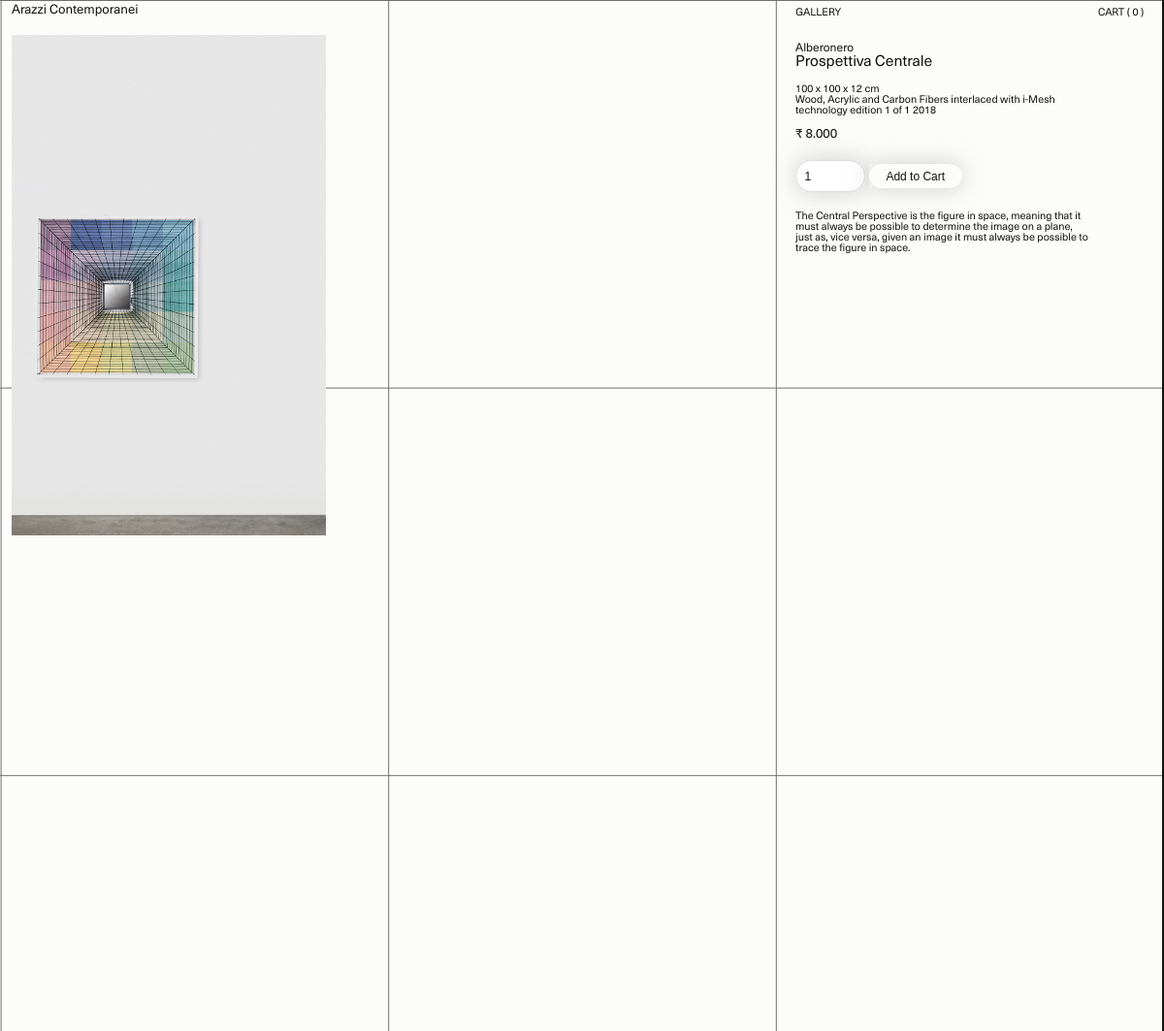
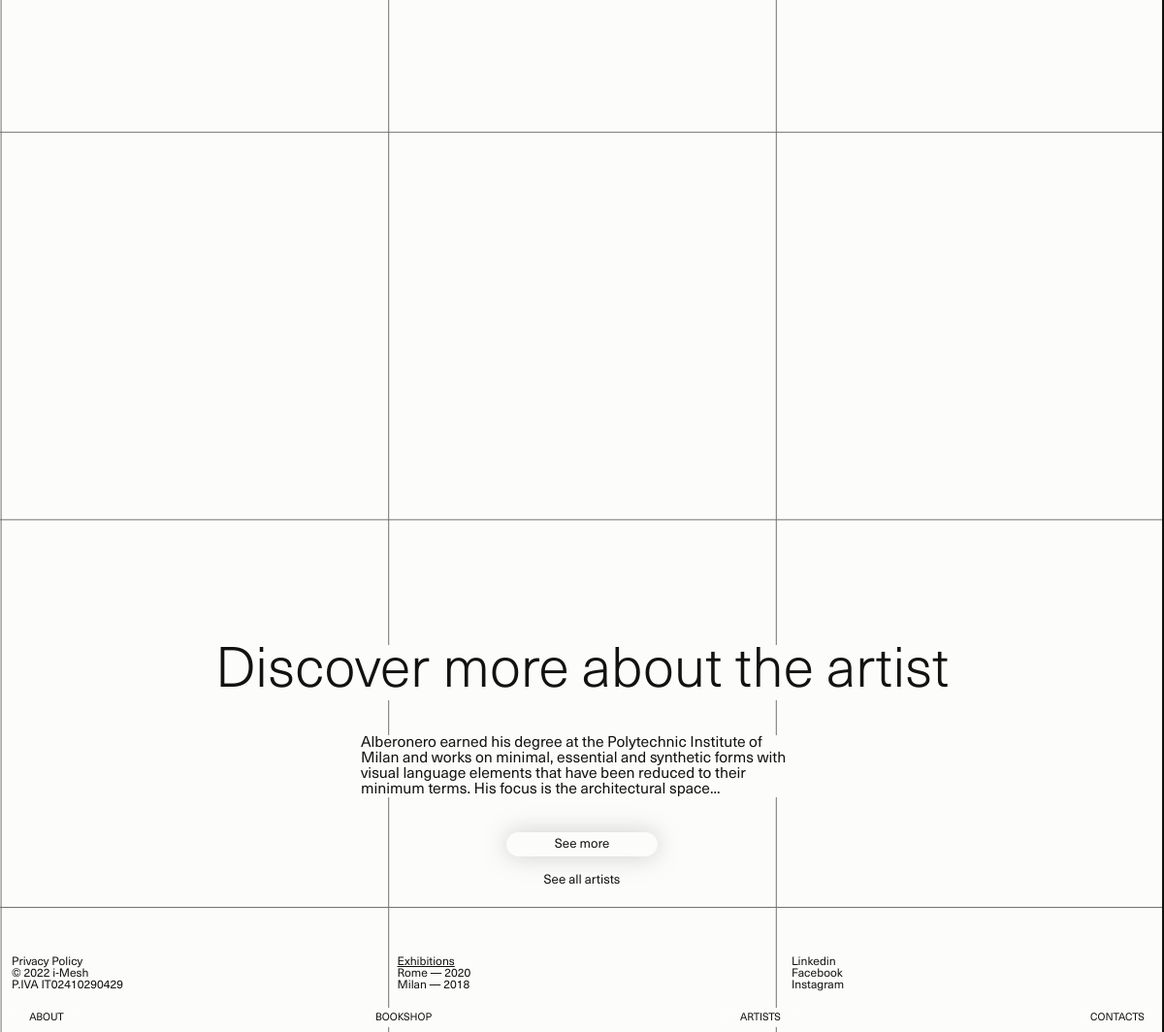
Page /alberonero/ on the committed database (2 pictures, top to bottom).
### core/models.py (models this page shows, shortened)
class Product(models.Model):
    title = models.CharField(max_length=255, blank=False, null=False)
    secondtitle = models.CharField(max_length=255, blank=False, null=False)
    firstDisc = models.TextField(max_length=255, blank=False, null=False)
    secondDisc = models.TextField(max_length=255, blank=False, null=False)
    price = models.IntegerField()
    mainDisc = models.TextField(max_length=255, blank=False, null=False)
    firstImage = models.ImageField(upload_to='uploads/', blank=True, null=True)
    secondImage = models.ImageField(upload_to='uploads/', blank=True, null=True)
    thirdImage = models.ImageField(upload_to='uploads/', blank=True, null=True)
    createdAT = models.DateTimeField(auto_now_add=True)
    hrefId = models.SlugField(max_length=255, allow_unicode=True, blank=True, null=True)
    divsId = models.SlugField(max_length=255, allow_unicode=True, blank=True, null=True)
    slug = models.SlugField(max_length=255, allow_unicode=True, blank=True)
    thumbnail = models.ImageField(upload_to='uploads/', blank=True, null=True)
    class Meta:
        verbose_name_plural = 'Product'
        ordering = ['createdAT']

### core/views.py (the view)
# urls.py: path('<slug:slug>/', productPage, name="productPage"),
def productPage(request, slug):
    product = get_object_or_404(Product, slug=slug)
    cart = Cart(request)
    if request.method == 'POST':
        form = AddToCartForm(request.POST)
        if form.is_valid():
            quantity = form.cleaned_data['quantity']
            cart.add(product_id=product.id, quantity=quantity, update_quantity=True)
            return redirect('productPage', slug)
        else:
            return HttpResponseBadRequest()
    else:
        form = AddToCartForm()
    remove_from_cart = request.GET.get('remove_from_cart', '')
    change_quantity = request.GET.get('change_quantity', '')
    quantity = request.GET.get('quantity', 0)
    if remove_from_cart:
        cart.remove(remove_from_cart)
        return redirect('productPage', slug)
    if change_quantity:
        cart.add(change_quantity, quantity, True)
        return redirect('productPage', slug)
    return render(request, "core/productPage.html", {'product': product, 'cart': cart })

### core/cart.py (called while the page is built)
    def __len__(self):
        return sum(item['quantity'] for item in self.cart.values())

### core/templates/core/productPage.html (shortened to what this page needs)
{% extends "core/base.html" %}
{% load static %}
{% block content %}
<div id="pp">
    <div class="spe__div1" id="productapp">
        <div class="spe__div2">
            <div class="spe__div3">
                <div class="swiper mySwiper">
                    <div class="swiper-wrapper">
                      <img src="{{ product.thirdImage.url }}" alt="" class="spe__img1 swiper-slide">
                    </div>
                  </div>
                  <div class="spe__div5">
                    <div class="spe__div6">
                        <div class="spe__div7">
                            <p>{{ product.title }}</p>
                            <p>{{ product.secondtitle }}</p>
                        </div>
                        <div class="spe__div8">
                            <p> {{ product.firstDisc }}
                            </p>
                            <p>{{ product.secondDisc }}</p>
                        </div>
                        <div class="spe__div9">
                            <p>₹ {{ product.price }}.000 </p>
                        </div>
                        <form id="form" method="post">
                            <div class="spe__div10">
                                <input class="quanInput" id="quantity" type="number" name="quantity" value="1" min="1">
                                <button type="submit" style="cursor: pointer;" id="ee">
                                    <div class="spe__div11">
                                        <p>Add to Cart</p>
                                    </div>
                                </button>
                            </div>
                        </form>
                        <div class="spe__div12">
                            <p>{{ product.mainDisc }}</p>
                        </div>
                    </div>
                </div>
            </div>
        </div>
    </div>
    <div class="spe__div13">
        <div class="spe__div14">
            <div class="spe__div15">
                <p>Discover more about the artist</p>
            </div>
            <div class="spe__div16">
                <p>Alberonero earned his degree at the Polytechnic Institute of Milan and works on minimal, essential and synthetic forms with visual language elements that have been reduced to their minimum terms. His focus is the architectural space...</p>
            </div>
            <div class="spe__div17">
                <div class="spe__div18">
                    <div class="spe__div19">
                        <p>See more</p>
                    </div>
                </div>
                <div class="spe__div20">
                    <p>See all artists</p>
                </div>
            </div>
        </div>
    </div>
    <div class="spe__div21">
        <div class="spe__div22">
            <p>Privacy Policy</p>
            <p>© 2022 i-Mesh</p>
            <p>P.IVA IT02410290429</p>
        </div>
        <div class="spe__div23">
            <p>Exhibitions</p>
            <p>Rome — 2020</p>
            <p>Milan — 2018</p>
        </div>
        <div class="spe__div24">
            <p>Linkedin</p>
            <p>Facebook</p>
            <p>Instagram</p>
        </div>
    </div>
  </div>
  {% if cart|length == 0 %}
  <div class="spe__div25" id="spe__div25">
        </div>
    {% endif %}
{% endblock content %}

### static/styles/index.css (style rules this page uses)
* { margin: 0; padding: 0; box-sizing: border-box; }
body { background-color: #fcfcfa; color: #121212; height: auto; min-height: 100%; display: block; overflow-x: hidden; font-family: kazuoDark; background-image: linear-gradient(rgb(112, 112, 112) 0.5px, transparent 0.5px), linear-gradient(90deg, rgb(112, 112, 112) 0.5px, transparent 0.5px); background-size: 33.3vw 33.3vw; background-position: center top; }
button { background-color: #fcfcfa; color: #121212; outline: none; border: none; }
.quanInput { border: 0.01vw solid #ddd; width: 6vw; padding: 0.7vw; background-color: #fff; color: #121212; font-size: 1vw; margin-top: 0vw; border-radius: 1.5vw; outline: none !important; box-shadow: 0 0 2vw 0 hsla(0, 0%, 76.9%, 0.83); }
.spe__div3 { display: flex; justify-content: space-between; position: relative; width: 100%; height: 100%; overflow-x: hidden; }
.spe__img1 { height: 45vw; object-fit: contain; z-index: -99 !important; }
.swiper { width: 100%; position: relative; position: relative; touch-action: pan-y !important; overflow-x: hidden !important; }
.spe__div2 { overflow-x: hidden; }
.spe__div1 { position: relative; overflow-x: hidden !important; }
.swiper-wrapper { height: 43vw !important; width: 74.5vw !important; position: relative; left: -9vw !important; overflow: hidden; transition-duration: 0ms !important; }
.swiper-slide { display: flex !important; align-items: center !important; justify-content: center !important; }
.spe__div5 { width: 30vw; position: relative; margin-left: -10vw; left: -5.35vw; margin-top: 0.7vw; z-index: 11; }
.spe__div7 { font-size: 1vw; }
.spe__div7 p:nth-child(2) { font-size: 1.3vw; font-family: kazuoDark; }
.spe__div8 { margin-top: 1.2vw; font-size: 0.9vw; font-weight: 500; }
.spe__div9 { margin-top: 1vw; font-family: kazuoDark; font-size: 1.1vw; }
.spe__div10 { margin-top: 1.7vw; }
.spe__div11 { border: 0.01vw solid #fcfcfa; background-color: #fcfcfa; color: #121212; font-size: 1vw; cursor: pointer; border-radius: 1.4vw; padding: 0.4vw; text-align: center; width: 8vw; box-shadow: 0 0 2vw 0 hsla(0, 0%, 76.9%, 0.83); }
.spe__div12 { margin-top: 1.7vw; font-size: 0.9vw; }
.spe__div13 { margin-top: 8vw; }
.spe__div14 { text-align: center; justify-content: center; }
.spe__div15 { font-size: 4.8vw; font-weight: 500; font-family: kazuoLight; background-color: #fcfcfa; }
.spe__div16 { width: 38vw; text-align: left; margin-left: auto; margin-right: auto; margin-top: 3vw; font-size: 1.3vw; background-color: #fcfcfa; }
.spe__div17 { margin-top: 3vw; }
.spe__div19 { border: 0.01vw solid #fcfcfa; background-color: #fcfcfa; color: #121212; font-size: 1.1vw; cursor: pointer; border-radius: 1.4vw; padding: 0.4vw; margin-right: auto; margin-left: auto; width: 13vw; box-shadow: 0 0 2vw 0 hsla(0, 0%, 76.9%, 0.83); }
.spe__div20 { margin-top: 1.5vw; font-size: 1.1vw; }
.spe__div21 { margin-bottom: 3.5vw; margin-top: 6vw; display: flex; justify-content: space-between; margin-right: 26.5vw; font-size: 1vw; }
.spe__div23 p:nth-child(1) { text-decoration: underline; }
.spe__div23 { position: relative; left: -2vw; }
.spe__div25 { position: fixed; top: 0vw; right: 0vw; background-color: #fcfcfa; height: 100%; z-index: 99999; width: 0vw; border: 0.01vw solid #121212; transition: 0.4s ease-in-out; }

### rows in the picture
Product: thirdImage (picture), title "Alberonero", secondtitle "Prospettiva Centrale", firstDisc "100 x 100 x 12 cm", secondDisc "Wood, Acrylic and Carbon Fibers interlaced with i-Mesh technology edition 1 of 1 2018", price "8", mainDisc "The Central Perspective is the figure in space, meaning that it must always be possible to determine the image on a plane, just as, vice versa, given an image it must always be possible to trace the figure in space."
